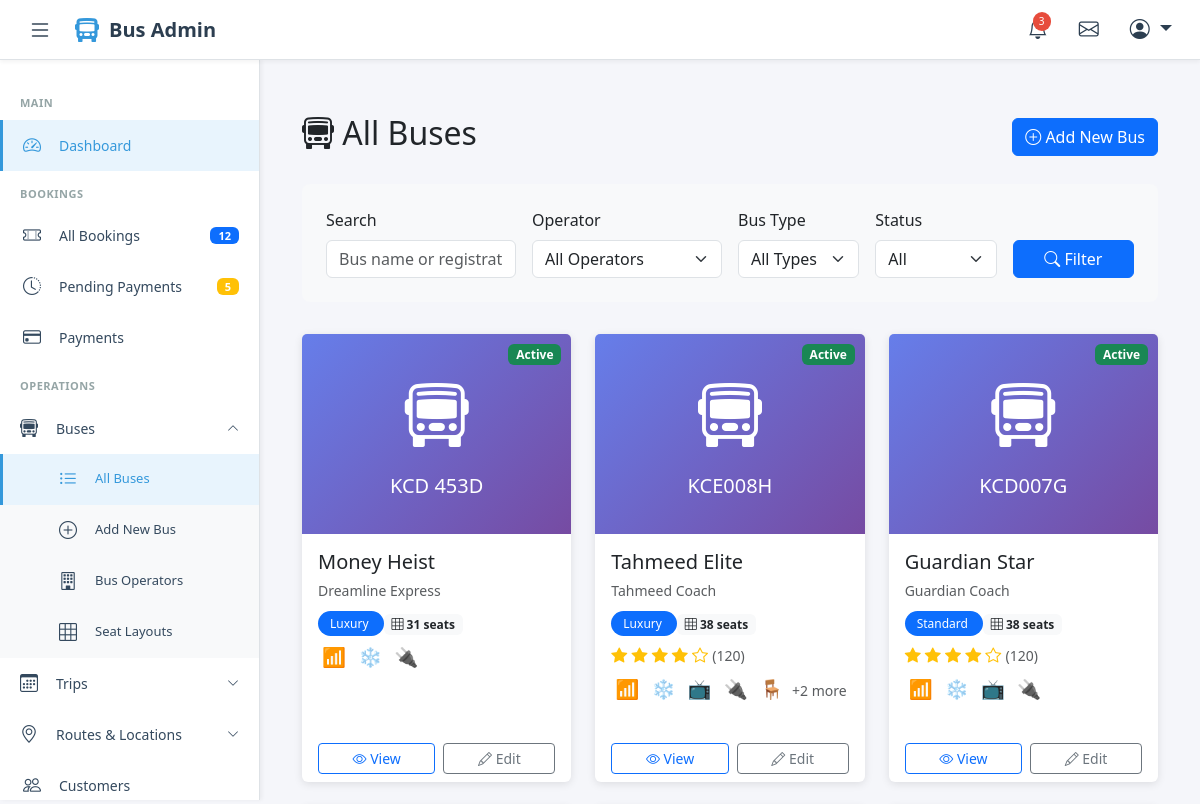
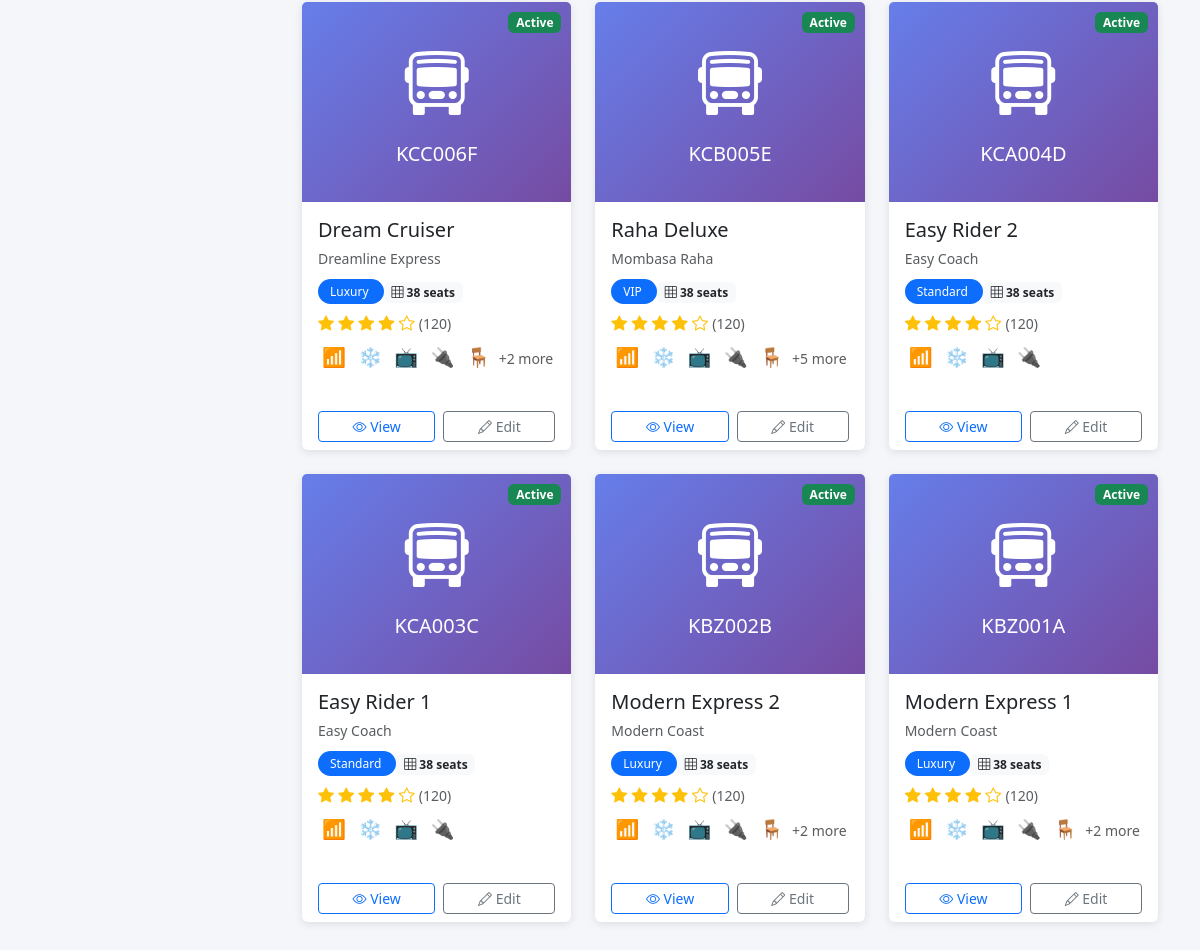
/buses/, run on the app's committed database (2 pictures, top to bottom).
### website_application/models.py (models this page shows, shortened)
class Bus(models.Model):
    BUS_TYPE_CHOICES = [
        ('standard', 'Standard'),
        ('luxury', 'Luxury'),
        ('vip', 'VIP'),
        ('sleeper', 'Sleeper'),
    ]
    operator = models.ForeignKey(BusOperator, on_delete=models.CASCADE, related_name='buses')
    registration_number = models.CharField(max_length=50, unique=True)
    bus_name = models.CharField(max_length=200, help_text="e.g., 'Makarios X13'")
    bus_type = models.CharField(max_length=20, choices=BUS_TYPE_CHOICES)
    seat_layout = models.ForeignKey(SeatLayout, on_delete=models.PROTECT)
    amenities = models.ManyToManyField(Amenity, blank=True)
    rating = models.DecimalField(
        max_digits=3,
        decimal_places=2,
        validators=[MinValueValidator(0), MaxValueValidator(5)],
        default=0
    )
    total_ratings = models.IntegerField(default=0)
    is_active = models.BooleanField(default=True)
    created_at = models.DateTimeField(auto_now_add=True)

class BusOperator(models.Model):
    name = models.CharField(max_length=200)
    logo = models.ImageField(upload_to='operators/logos/', null=True, blank=True)
    contact_phone = models.CharField(max_length=20)
    contact_email = models.EmailField()
    description = models.TextField(blank=True)
    is_active = models.BooleanField(default=True)
    created_at = models.DateTimeField(auto_now_add=True)

class SeatLayout(models.Model):
    name = models.CharField(max_length=100, help_text="e.g., '2x2 Standard', '2x1 VIP'")
    total_rows = models.IntegerField(validators=[MinValueValidator(1)])
    seats_per_row = models.IntegerField(validators=[MinValueValidator(1)])
    total_seats = models.IntegerField()
    layout_config = models.JSONField(
        help_text="JSON configuration for seat positions, door location, etc."
    )
    image = models.ImageField(upload_to='layouts/', null=True, blank=True)

class Amenity(models.Model):
    name = models.CharField(max_length=100)
    icon = models.CharField(max_length=50, help_text="Icon class or emoji")
    description = models.TextField(blank=True)
    class Meta:
        verbose_name_plural = "Amenities"

### website_application/views.py (the view)
# urls.py: path('buses/', views.bus_list, name='bus_list'),
def bus_list(request):
    buses = Bus.objects.select_related('operator', 'seat_layout').prefetch_related('amenities')
    search = request.GET.get('search', '')
    operator_id = request.GET.get('operator', '')
    bus_type = request.GET.get('type', '')
    status = request.GET.get('status', '')
    if search:
        buses = buses.filter(
            Q(bus_name__icontains=search) |
            Q(registration_number__icontains=search)
        )
    if operator_id:
        buses = buses.filter(operator_id=operator_id)
    if bus_type:
        buses = buses.filter(bus_type=bus_type)
    if status == 'active':
        buses = buses.filter(is_active=True)
    elif status == 'inactive':
        buses = buses.filter(is_active=False)
    buses = buses.order_by('-created_at')
    operators = BusOperator.objects.filter(is_active=True)
    context = {
        'buses': buses,
        'operators': operators,
        'search': search,
        'selected_operator': operator_id,
        'selected_type': bus_type,
        'selected_status': status,
        'bus_types': Bus.BUS_TYPE_CHOICES,
    }
    return render(request, 'buses/bus_list.html', context)

### templates/buses/bus_list.html (shortened to what this page needs)
{% extends 'admin_base.html' %}
{% load static %}
{% block content %}
<div class="container-fluid py-4">
    <div class="d-flex justify-content-between align-items-center mb-4">
        <h2><i class="bi bi-bus-front"></i> All Buses</h2>
        <a href="{% url 'bus_add' %}" class="btn btn-primary">
            <i class="bi bi-plus-circle"></i> Add New Bus
        </a>
    </div>
    <div class="filter-section">
        <form method="get" id="filterForm">
            <div class="row g-3">
                <div class="col-md-3">
                    <label class="form-label">Search</label>
                    <input type="text" name="search" class="form-control"
                           placeholder="Bus name or registration..."
                           value="{{ search }}">
                </div>
                <div class="col-md-3">
                    <label class="form-label">Operator</label>
                    <select name="operator" class="form-select">
                        <option value="">All Operators</option>
                    </select>
                </div>
                <div class="col-md-2">
                    <label class="form-label">Bus Type</label>
                    <select name="type" class="form-select">
                        <option value="">All Types</option>
                    </select>
                </div>
                <div class="col-md-2">
                    <label class="form-label">Status</label>
                    <select name="status" class="form-select">
                        <option value="">All</option>
                    </select>
                </div>
                <div class="col-md-2 d-flex align-items-end">
                    <button type="submit" class="btn btn-primary w-100">
                        <i class="bi bi-search"></i> Filter
                    </button>
                </div>
            </div>
        </form>
    </div>
    {% if buses %}
    <div class="row g-4">
        {% for bus in buses %}
        <div class="col-md-6 col-lg-4">
            <div class="card bus-card h-100">
                {% if bus.is_active %}
                <span class="badge bg-success status-badge">Active</span>
                {% else %}
                <span class="badge bg-secondary status-badge">Inactive</span>
                {% endif %}
                <div class="bus-image card-img-top d-flex align-items-center justify-content-center text-white">
                    <div class="text-center">
                        <i class="bi bi-bus-front" style="font-size: 4rem;"></i>
                        <p class="mb-0 mt-2 fs-5">{{ bus.registration_number }}</p>
                    </div>
                </div>
                <div class="card-body">
                    <div class="d-flex align-items-start mb-2">
                        <div>
                            <h5 class="card-title mb-1">{{ bus.bus_name }}</h5>
                            <small class="text-muted">{{ bus.operator.name }}</small>
                        </div>
                    </div>
                    <div class="mb-2">
                        <span class="bus-type-badge bg-primary text-white">
                            {{ bus.get_bus_type_display }}
                        </span>
                        <span class="badge bg-light text-dark">
                            <i class="bi bi-grid-3x3"></i> {{ bus.seat_layout.total_seats }} seats
                        </span>
                    </div>
                    {% if bus.rating > 0 %}
                    <div class="rating-stars mb-2">
                        {% for i in "12345" %}
                            {% if forloop.counter <= bus.rating %}
                            <i class="bi bi-star-fill"></i>
                            {% else %}
                            <i class="bi bi-star"></i>
                            {% endif %}
                        {% endfor %}
                        <span class="text-muted small">({{ bus.total_ratings }})</span>
                    </div>
                    {% endif %}
                    {% if bus.amenities.exists %}
                    <div class="amenity-icons mb-3">
                        {% for amenity in bus.amenities.all|slice:":5" %}
                        <span class="amenity-icon" title="{{ amenity.name }}">{{ amenity.icon }}</span>
                        {% endfor %}
                        {% if bus.amenities.count > 5 %}
                        <small class="text-muted">+{{ bus.amenities.count|add:"-5" }} more</small>
                        {% endif %}
                    </div>
                    {% endif %}
                </div>
                <div class="card-footer bg-transparent border-top-0">
                    <div class="d-flex gap-2">
                        <a href="{% url 'bus_detail' bus.pk %}" class="btn btn-sm btn-outline-primary flex-fill">
                            <i class="bi bi-eye"></i> View
                        </a>
                        <a href="{% url 'bus_edit' bus.pk %}" class="btn btn-sm btn-outline-secondary flex-fill">
                            <i class="bi bi-pencil"></i> Edit
                        </a>
                    </div>
                </div>
            </div>
        </div>
        {% endfor %}
    </div>
    {% else %}
    <div class="alert alert-info text-center">
        <i class="bi bi-info-circle"></i> No buses found.
        <a href="{% url 'bus_add' %}">Add your first bus</a>
    </div>
    {% endif %}
</div>
{% endblock %}

### templates/admin_base.html (style rules this page uses)
:root { --sidebar-width: 260px; --header-height: 60px; --primary-color: #2c3e50; --secondary-color: #34495e; --accent-color: #3498db; --hover-bg: #f8f9fa; --border-color: #dee2e6; }
* { margin: 0; padding: 0; box-sizing: border-box; }
body { font-family: 'Segoe UI', Tahoma, Geneva, Verdana, sans-serif; background-color: #f5f6fa; overflow-x: hidden; }

### templates/buses/bus_list.html (style rules this page uses)
.bus-card { transition: transform 0.2s, box-shadow 0.2s; border: none; box-shadow: 0 2px 8px rgba(0,0,0,0.1); }
.bus-type-badge { font-size: 0.75rem; padding: 0.25rem 0.75rem; border-radius: 20px; }
.status-badge { position: absolute; top: 10px; right: 10px; }
.rating-stars { color: #ffc107; }
.amenity-icon { font-size: 1.2rem; margin: 0 0.25rem; }
.filter-section { background: #f8f9fa; padding: 1.5rem; border-radius: 8px; margin-bottom: 2rem; }
.bus-image { height: 200px; object-fit: cover; background: linear-gradient(135deg, #667eea 0%, #764ba2 100%); }

### data on the page
Bus: is_active "Active", registration_number "KCD 453D", bus_name "Money Heist", operator.name "Dreamline Express", bus_type "Luxury", seat_layout.total_seats "31"
Amenity: icon "📶"
Amenity: icon "❄️"
Amenity: icon "🔌"
Bus: is_active "Active", registration_number "KCE008H", bus_name "Tahmeed Elite", operator.name "Tahmeed Coach", bus_type "Luxury", seat_layout.total_seats "38", total_ratings "120", amenities.count|add "2"
Amenity: icon "📺"
Amenity: icon "🪑"
Bus: is_active "Active", registration_number "KCD007G", bus_name "Guardian Star", operator.name "Guardian Coach", bus_type "Standard", seat_layout.total_seats "38", total_ratings "120"
Bus: is_active "Active", registration_number "KCC006F", bus_name "Dream Cruiser", operator.name "Dreamline Express", bus_type "Luxury", seat_layout.total_seats "38", total_ratings "120", amenities.count|add "2"
Bus: is_active "Active", registration_number "KCB005E", bus_name "Raha Deluxe", operator.name "Mombasa Raha", bus_type "VIP", seat_layout.total_seats "38", total_ratings "120", amenities.count|add "5"
Bus: is_active "Active", registration_number "KCA004D", bus_name "Easy Rider 2", operator.name "Easy Coach", bus_type "Standard", seat_layout.total_seats "38", total_ratings "120"
Bus: is_active "Active", registration_number "KCA003C", bus_name "Easy Rider 1", operator.name "Easy Coach", bus_type "Standard", seat_layout.total_seats "38", total_ratings "120"
Bus: is_active "Active", registration_number "KBZ002B", bus_name "Modern Express 2", operator.name "Modern Coast", bus_type "Luxury", seat_layout.total_seats "38", total_ratings "120", amenities.count|add "2"
Bus: is_active "Active", registration_number "KBZ001A", bus_name "Modern Express 1", operator.name "Modern Coast", bus_type "Luxury", seat_layout.total_seats "38", total_ratings "120", amenities.count|add "2"
